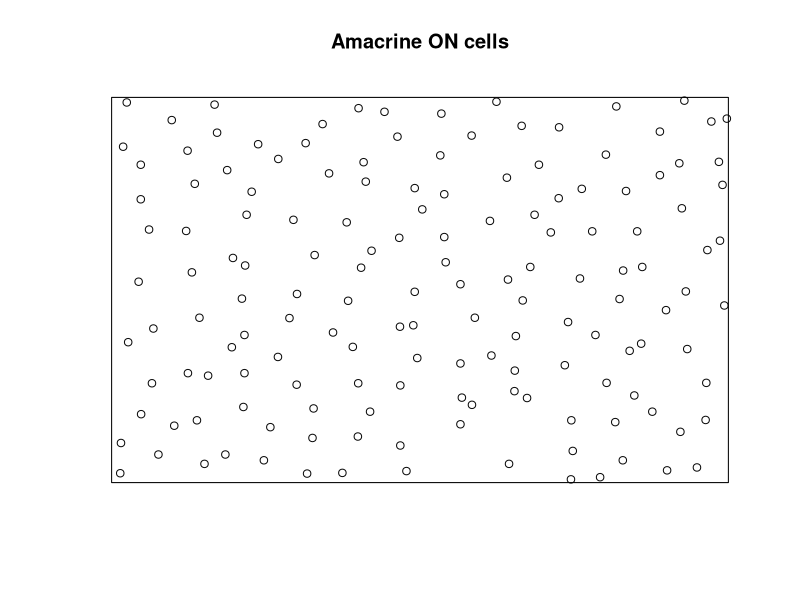
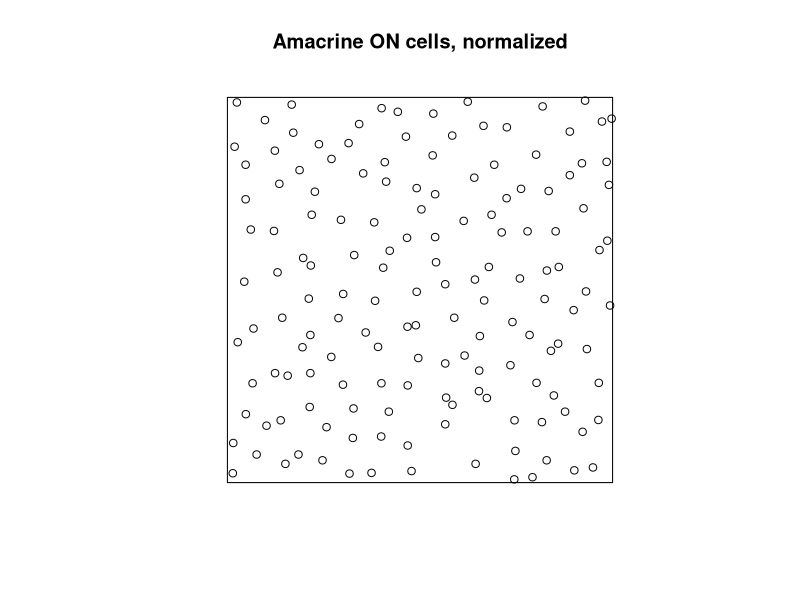
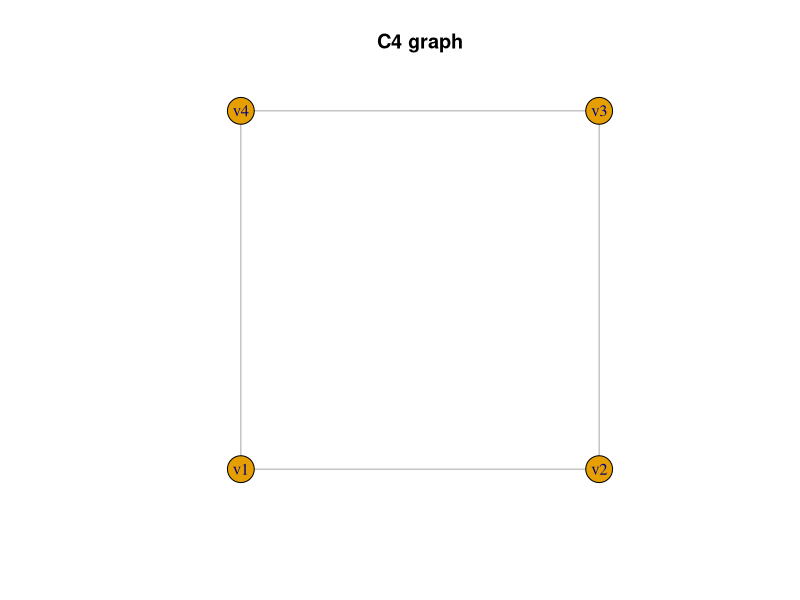
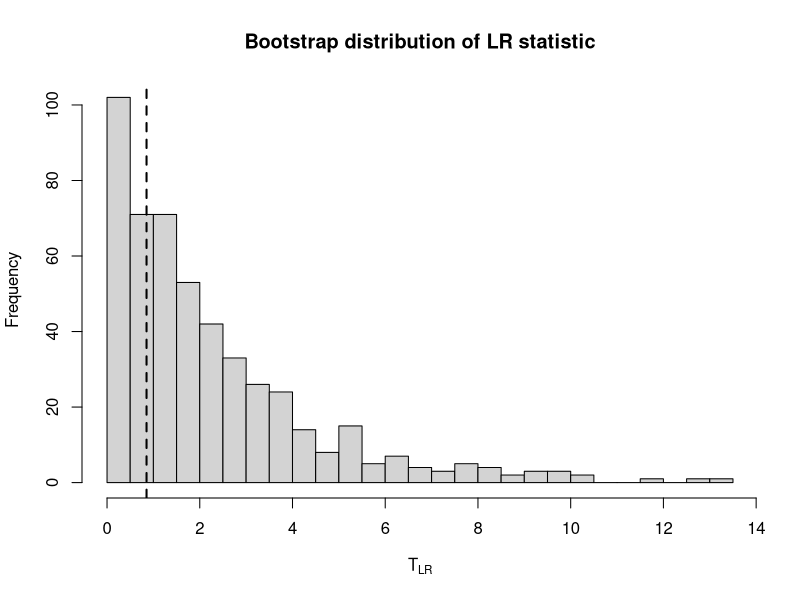

These charts were generated, in order, by the following R code:
# Packages ----------------------------------------------------
library(spatstat.data)
library(spatstat.geom)
library(dplyr)
library(igraph)


# Data --------------------------------------------------------
data(amacrine)
dataset_name <- "amacrine_on_C4_2x2"

pp <- amacrine[marks(amacrine) == "on"]
pp <- unmark(pp)

plot(pp, main = "Amacrine ON cells")


# Normalize the observation window to [0, 1]^2 ----------------
W <- Window(pp)

pp_unit <- ppp(
  x = (pp$x - W$xrange[1]) / diff(W$xrange),
  y = (pp$y - W$yrange[1]) / diff(W$yrange),
  window = owin(c(0, 1), c(0, 1))
)

plot(pp_unit, main = "Amacrine ON cells, normalized")


# Build binary observations ----------------------------------
#
# We divide the full window into 12 x 12 blocks.
# Then each block is divided locally into 2 x 2 cells:
#
#   v3  v4
#   v1  v2
#
# Each block gives one binary vector X_i in {0,1}^4.
n_blocks_x <- 12
n_blocks_y <- 12

make_2x2_observations <- function(pp_unit, n_blocks_x, n_blocks_y) {
  block_width <- 1 / n_blocks_x
  block_height <- 1 / n_blocks_y
  
  X <- matrix(
    0,
    nrow = n_blocks_x * n_blocks_y,
    ncol = 4
  )
  
  block_info <- data.frame(
    block_id = seq_len(n_blocks_x * n_blocks_y),
    bx = NA_integer_,
    by = NA_integer_,
    n_points = NA_integer_,
    n_occupied_regions = NA_integer_
  )
  
  k <- 1
  
  for (bx in seq_len(n_blocks_x)) {
    for (by in seq_len(n_blocks_y)) {
      
      x0 <- (bx - 1) * block_width
      x1 <- bx * block_width
      y0 <- (by - 1) * block_height
      y1 <- by * block_height
      
      inside_x <- if (bx < n_blocks_x) {
        pp_unit$x >= x0 & pp_unit$x < x1
      } else {
        pp_unit$x >= x0 & pp_unit$x <= x1
      }
      
      inside_y <- if (by < n_blocks_y) {
        pp_unit$y >= y0 & pp_unit$y < y1
      } else {
        pp_unit$y >= y0 & pp_unit$y <= y1
      }
      
      inside <- inside_x & inside_y
      
      x_local <- (pp_unit$x[inside] - x0) / block_width
      y_local <- (pp_unit$y[inside] - y0) / block_height
      
      if (length(x_local) > 0) {
        ix <- pmin(2, floor(2 * x_local) + 1)
        iy <- pmin(2, floor(2 * y_local) + 1)
        
        # Numbering:
        #
        #   v3  v4
        #   v1  v2
        #
        region <- ifelse(
          ix == 1 & iy == 1, 1,
          ifelse(
            ix == 2 & iy == 1, 2,
            ifelse(ix == 1 & iy == 2, 3, 4)
          )
        )
        
        X[k, unique(region)] <- 1L
      }
      
      block_info$bx[k] <- bx
      block_info$by[k] <- by
      block_info$n_points[k] <- length(x_local)
      block_info$n_occupied_regions[k] <- sum(X[k, ])
      
      k <- k + 1
    }
  }
  
  colnames(X) <- paste0("v", 1:4)
  
  list(
    X = X,
    block_info = block_info
  )
}

obs <- make_2x2_observations(
  pp_unit = pp_unit,
  n_blocks_x = n_blocks_x,
  n_blocks_y = n_blocks_y
)

X <- obs$X
block_info <- obs$block_info

dim(X)
head(X)
table(rowSums(X))


# Graph C4 ----------------------------------------------------
#
# Local layout:
#
#   v3  v4
#   v1  v2
#
# Edges are side-neighbor relations:
# v1-v2, v2-v4, v4-v3, v3-v1.
edges <- rbind(
  c("v1", "v2"),
  c("v2", "v4"),
  c("v4", "v3"),
  c("v3", "v1")
)

colnames(edges) <- c("a", "b")

coords <- data.frame(
  vertex = paste0("v", 1:4),
  x = c(0.25, 0.75, 0.75, 0.25),
  y = c(0.25, 0.25, 0.75, 0.75)
)

g <- graph_from_edgelist(edges, directed = FALSE)

is_chordal(g)$chordal
is_tree(g)

plot(
  g,
  layout = as.matrix(coords[, c("x", "y")]),
  vertex.label = coords$vertex,
  main = "C4 graph"
)


# Support of the hard-core model ------------------------------
is_admissible <- function(x, edges) {
  all(apply(edges, 1, function(e) {
    !(x[e[1]] == 1 && x[e[2]] == 1)
  }))
}

admissible <- apply(X, 1, is_admissible, edges = edges)

table(admissible)
mean(admissible)

X_adm <- X[admissible, , drop = FALSE]

all_states <- as.matrix(expand.grid(rep(list(0:1), 4)))
colnames(all_states) <- paste0("v", 1:4)

support <- all_states[
  apply(all_states, 1, is_admissible, edges = edges),
  ,
  drop = FALSE
]

support
apply(support, 1, paste0, collapse = "")


# Observed counts on the support ------------------------------
state_id <- function(mat) {
  apply(mat, 1, paste0, collapse = "")
}

support_states <- state_id(support)
observed_states <- state_id(X_adm)

observed_counts <- setNames(integer(length(support_states)), support_states)
tab <- table(observed_states)

observed_counts[names(tab)] <- as.integer(tab)

observed_counts
sum(observed_counts)


# Fit mult_G(1, y) --------------------------------------------
#
# We use theta = log(y).
# For x in the support:
#
#   P_theta(X = x) = exp(theta^T x) / delta(theta)

loglik <- function(theta, support, counts) {
  eta <- as.vector(support %*% theta)
  
  # log-sum-exp for numerical stability
  m <- max(eta)
  log_delta <- m + log(sum(exp(eta - m)))
  
  sum(counts * eta) - sum(counts) * log_delta
}

fit_model <- function(counts, support) {
  fit <- optim(
    par = rep(0, ncol(support)),
    fn = function(theta) -loglik(theta, support, counts),
    method = "BFGS",
    control = list(maxit = 10000)
  )
  
  theta_hat <- fit$par
  names(theta_hat) <- colnames(support)
  
  eta <- as.vector(support %*% theta_hat)
  m <- max(eta)
  
  prob_hat <- exp(eta - m)
  prob_hat <- prob_hat / sum(prob_hat)
  
  expected <- sum(counts) * prob_hat
  
  T_LR <- 2 * sum(
    ifelse(counts > 0, counts * log(counts / expected), 0)
  )
  
  list(
    theta_hat = theta_hat,
    y_hat = exp(theta_hat),
    prob_hat = prob_hat,
    expected = expected,
    T_LR = T_LR,
    convergence = fit$convergence
  )
}

fit_obs <- fit_model(
  counts = as.numeric(observed_counts),
  support = support
)

fit_obs$convergence
fit_obs$T_LR
fit_obs$y_hat


# GOF table ---------------------------------------------------
decode_state <- function(s) {
  bits <- as.integer(strsplit(s, "")[[1]])
  active <- paste0("v", which(bits == 1))
  
  if (length(active) == 0) {
    return("none")
  }
  
  paste(active, collapse = " + ")
}

gof_table <- data.frame(
  state = names(observed_counts),
  observed = as.numeric(observed_counts),
  expected = fit_obs$expected,
  fitted_probability = fit_obs$prob_hat,
  profile = vapply(names(observed_counts), decode_state, character(1)),
  row.names = NULL
) |>
  mutate(
    signed_pearson_resid = (observed - expected) / sqrt(expected),
    abs_pearson_resid = abs(signed_pearson_resid),
    direction = case_when(
      observed > expected ~ "overrepresented",
      observed < expected ~ "underrepresented",
      TRUE ~ "matched"
    )
  )

gof_table |>
  arrange(desc(abs_pearson_resid))


# Parametric bootstrap ----------------------------------------
# We refit the model in every bootstrap sample.

B <- 500
set.seed(123)

T_boot <- numeric(B)

for (b in seq_len(B)) {
  boot_counts <- as.vector(
    rmultinom(
      n = 1,
      size = sum(observed_counts),
      prob = fit_obs$prob_hat
    )
  )
  
  fit_boot <- fit_model(
    counts = boot_counts,
    support = support
  )
  
  T_boot[b] <- fit_boot$T_LR
  
  if (b %% 100 == 0) {
    message("bootstrap ", b, " / ", B)
  }
}

p_value_bootstrap <- (1 + sum(T_boot >= fit_obs$T_LR)) / (B + 1)

fit_obs$T_LR
p_value_bootstrap

hist(
  T_boot,
  breaks = 40,
  main = "Bootstrap distribution of LR statistic",
  xlab = expression(T[LR])
)

abline(v = fit_obs$T_LR, lty = 2, lwd = 2)


# Final summary -----------------------------------------------

summary_result <- list(
  dataset = dataset_name,
  n_points = pp$n,
  n_blocks_x = n_blocks_x,
  n_blocks_y = n_blocks_y,
  n_observations = nrow(X),
  local_discretization = "2x2 local grid",
  graph = "C4 cycle on 2x2 side-neighbor grid",
  graph_is_decomposable = is_chordal(g)$chordal,
  p_vertices = ncol(X),
  n_edges = nrow(edges),
  n_total_patterns = nrow(X),
  n_admissible_patterns = nrow(X_adm),
  admissible_fraction = mean(admissible),
  n_support = nrow(support),
  n_observed_states = sum(observed_counts > 0),
  observed_counts = observed_counts,
  T_LR = fit_obs$T_LR,
  p_value_bootstrap = p_value_bootstrap,
  bootstrap_B = B,
  y_hat = fit_obs$y_hat,
  row_sum_table_all = table(rowSums(X)),
  row_sum_table_admissible = table(rowSums(X_adm))
)

summary_result

gof_table |>
  arrange(desc(abs_pearson_resid))
